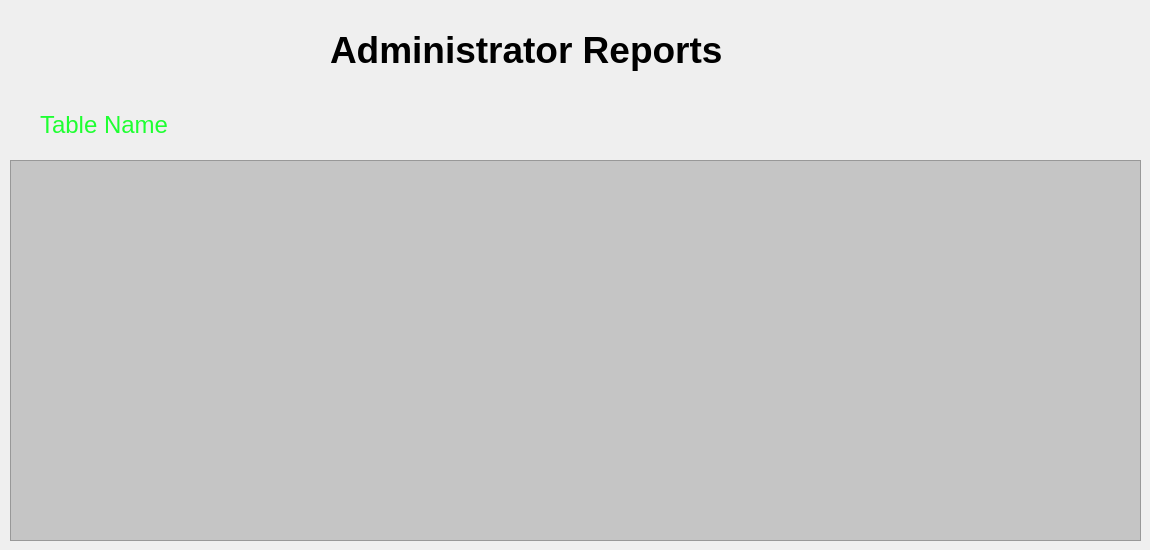
    <widget class="QWidget" name="tab_21">
     <attribute name="title">
      <string>Reports</string>
     </attribute>
     <widget class="QLabel" name="label_219">
      <property name="geometry">
       <rect>
        <x>330</x>
        <y>10</y>
        <width>531</width>
        <height>81</height>
       </rect>
      </property>
      <property name="text">
       <string>&lt;html&gt;&lt;head/&gt;&lt;body&gt;&lt;p&gt;&lt;span style=&quot; font-size:28pt; font-weight:600;&quot;&gt;Administrator Reports&lt;/span&gt;&lt;/p&gt;&lt;/body&gt;&lt;/html&gt;</string>
      </property>
     </widget>
     <widget class="QLabel" name="l71">
      <property name="geometry">
       <rect>
        <x>40</x>
        <y>100</y>
        <width>811</width>
        <height>51</height>
       </rect>
      </property>
      <property name="font">
       <font>
        <pointsize>18</pointsize>
       </font>
      </property>
      <property name="styleSheet">
       <string notr="true">
color: rgb(30, 255, 49);</string>
      </property>
      <property name="text">
       <string>&lt;html&gt;&lt;head/&gt;&lt;body&gt;&lt;p&gt;Table Name&lt;/p&gt;&lt;/body&gt;&lt;/html&gt;</string>
      </property>
     </widget>
     <widget class="QTableWidget" name="ReportsTable">
      <property name="geometry">
       <rect>
        <x>10</x>
        <y>160</y>
        <width>1131</width>
        <height>381</height>
       </rect>
      </property>
      <property name="styleSheet">
       <string notr="true">background-color: rgb(197, 197, 197);</string>
      </property>
     </widget>
    </widget>
